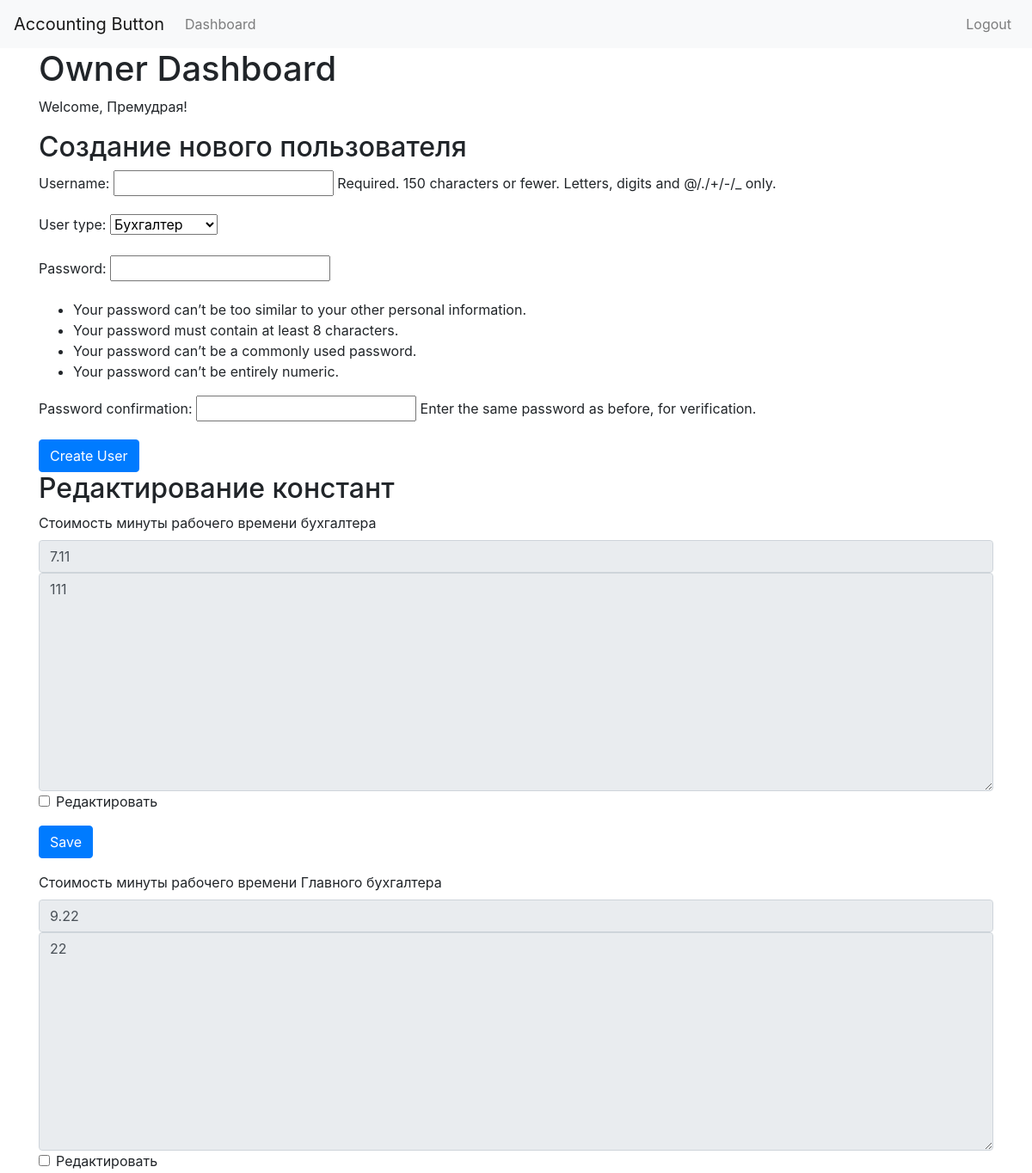
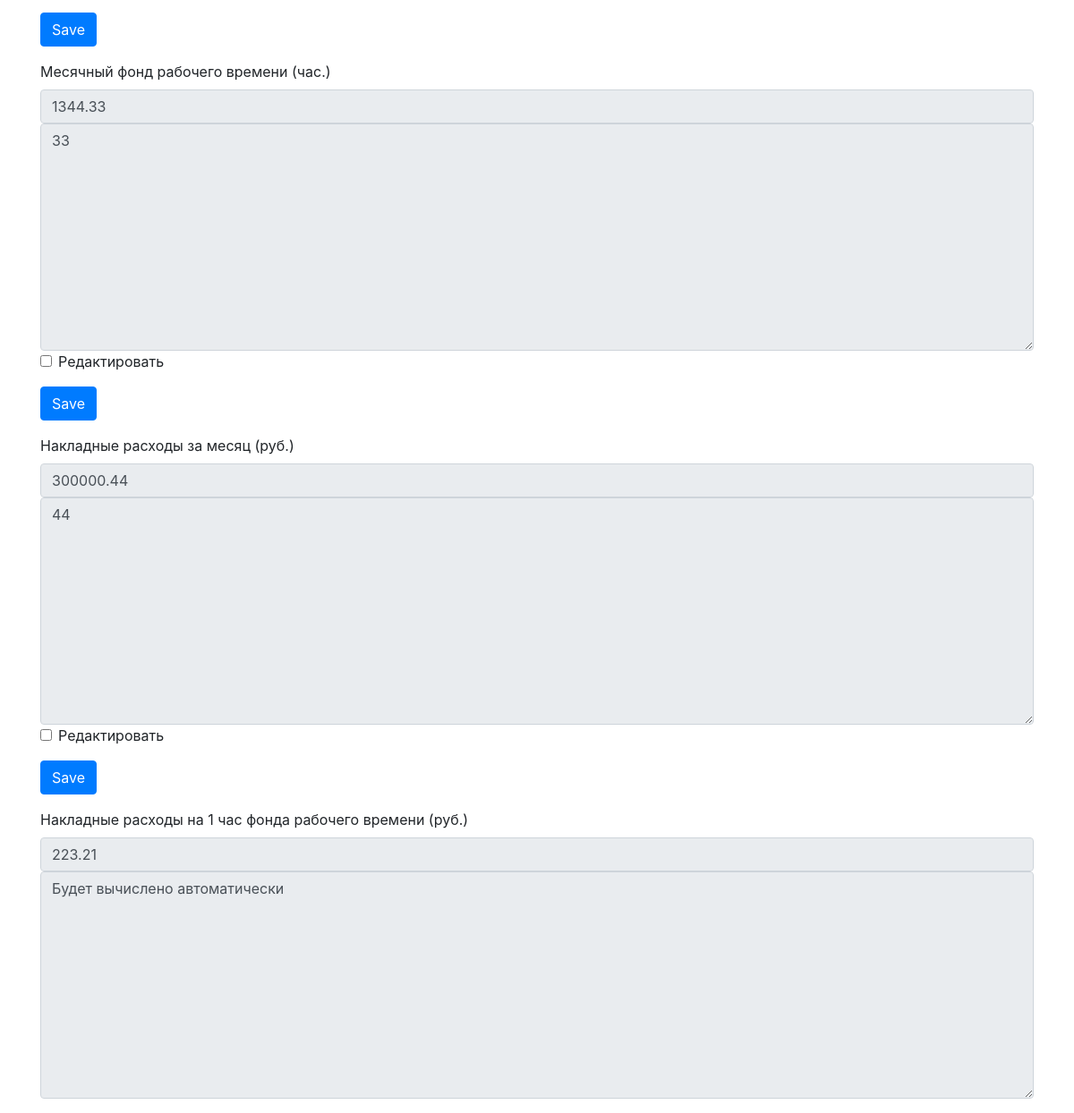
The page /owner/ (signed in) on the database its author committed (2 pictures, top to bottom).
### Accounting_button/models.py (models this page shows, shortened)
class CustomUser(AbstractUser):
    USER_TYPES = (
        ('accountant', 'Бухгалтер'),
        ('director', 'Директор'),
        ('owner', 'Собственник'),
    )
    user_type = models.CharField(max_length=10, choices=USER_TYPES, default='accountant')

class Constant(models.Model):
    name = models.CharField(max_length=150, unique=True)  # Наименование
    value = models.DecimalField(max_digits=10, decimal_places=2)  # Значение
    comment = models.TextField(blank=True)  # Комментарий

### Accounting_button/views.py (the view)
# urls.py: path('owner/', views.owner_dashboard, name='owner_dashboard'),
@login_required
def owner_dashboard(request):
    if request.method == 'POST' and 'create_user' in request.POST:
        form_user = CustomUserCreationForm(request.POST)
        if form_user.is_valid():
            form_user.save()
            return redirect('owner_dashboard')
    else:
        form_user = CustomUserCreationForm()
    if request.method == 'POST' and 'constant_id' in request.POST:
        constant_id = request.POST.get('constant_id')
        constant = Constant.objects.get(id=constant_id)
        form_constant = ConstantForm(request.POST, instance=constant)
        if form_constant.is_valid():
            form_constant.save()
            return redirect('owner_dashboard')
    else:
        constants = Constant.objects.all()
        constants_forms = [(constant, ConstantForm(instance=constant)) for constant in constants]
    return render(request, 'Accounting_button/owner_dashboard.html', {
        'form_user': form_user,
        'constants_forms': constants_forms,
        'user': request.user,
    })

### Accounting_button/forms.py
class CustomUserCreationForm(UserCreationForm):
    class Meta:
        model = CustomUser
        fields = ('username', 'user_type', 'password1', 'password2')

### Accounting_button/templates/Accounting_button/owner_dashboard.html (shortened to what this page needs)
{% extends "Accounting_button/base.html" %}
{% load static %}
{% block content %}
<h1>Owner Dashboard</h1>
<p>Welcome, {{ user.username }}!</p>
<h2>Создание нового пользователя</h2>
<form method="post">
    {{ form_user.as_p }}
    <button type="submit" name="create_user" class="btn btn-primary">Create User</button>
</form>
<h2>Редактирование констант</h2>
{% for constant, form_constant in constants_forms %}
    <form method="post" class="mb-3">
        <div class="form-group">
            <label>{{ constant.name }}</label>
            {{ form_constant.value }}
            {{ form_constant.comment }}
            {% if not forloop.last %}
            <div class="form-check">
                <input type="checkbox" class="form-check-input" id="edit_mode_{{ constant.id }}" onchange="toggleEditMode({{ constant.id }})">
                <label class="form-check-label" for="edit_mode_{{ constant.id }}">Редактировать</label>
            </div>
            {% endif %}
        </div>
        {% if constant.name != "Накладные расходы на 1 час фонда рабочего времени (руб.)" %}
        <button type="submit" class="btn btn-primary">Save</button>
        {% endif %}
    </form>
{% endfor %}
{% endblock %}

### rows shown on the page
CustomUser: username "Премудрая"
Constant: name "Стоимость минуты рабочего времени бухгалтера", value "7.11", comment "111", shows "Save"
Constant: name "Стоимость минуты рабочего времени Главного бухгалтера", value "9.22", comment "22", shows "Save"
Constant: name "Месячный фонд рабочего времени (час.)", value "1344.33", comment "33", shows "Save"
Constant: name "Накладные расходы за месяц (руб.)", value "300000.44", comment "44", shows "Save"
Constant: name "Накладные расходы на 1 час фонда рабочего времени (руб.)", value "223.21", comment "Будет вычислено автоматически"
